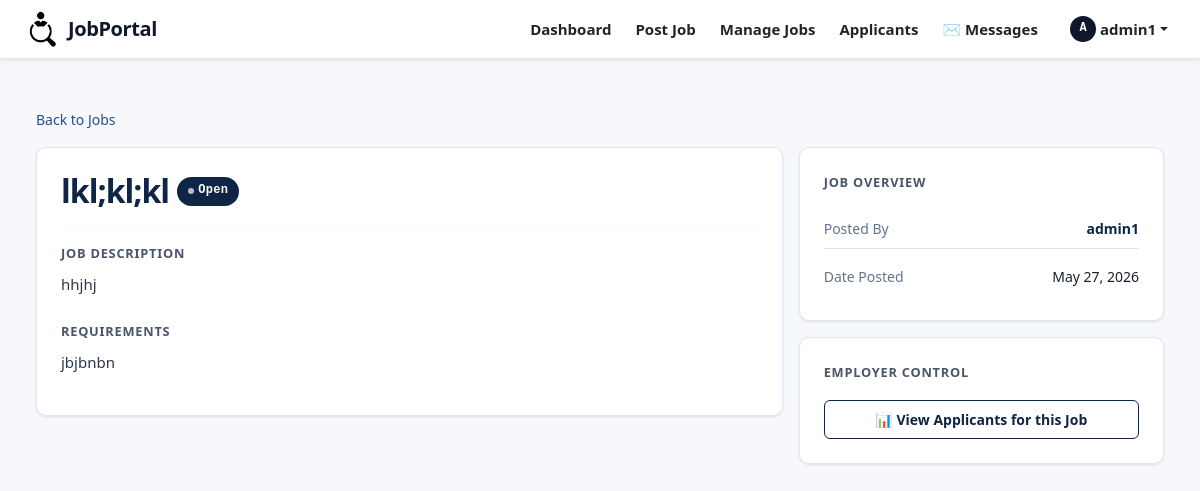
/job/2/ (signed in), run on the app's committed database.
### job_app/models.py (models this page shows, shortened)
class Job(models.Model):
    title = models.CharField(max_length=200, blank=False, null=False)
    description = models.TextField()
    requirements = models.TextField()
    posted_by = models.ForeignKey(User, on_delete=models.CASCADE)
    posted_date = models.DateTimeField(auto_now_add=True)

### job_app/views.py (the view)
# urls.py: path('job/<int:job_id>/', views.job_detail, name='job_detail'),
@login_required(login_url='login_user')
def job_detail(request, job_id):
    job = get_object_or_404(Job, id=job_id)
    has_applied = False
    if request.user.is_authenticated and not request.user.is_staff:
        has_applied = Application.objects.filter(job=job, applicant=request.user).exists()
    context = {
        'job': job,
        'has_applied': has_applied
    }
    return render(request, 'job_detail.html', context)

### templates/job_detail.html (shortened to what this page needs)
{% extends 'base.html' %}
{% load static %}
{% block content %}
<div class="container-fluid py-3">
    <a href="{% url 'job_list' %}" class="jp-link d-inline-flex align-items-center gap-1 mb-3" style="font-size:.875rem;">
         Back to Jobs
    </a>
    <div class="row g-3">
        <div class="col-lg-8">
            <div class="jp-card">
                <div class="card-body p-4">
                    <div class="d-flex align-items-center gap-2 mb-3">
                        <h2 style="font-weight:700; color:var(--jp-navy); letter-spacing:-.03em; margin:0;">
                            {{ job.title }}
                        </h2>
                        <span class="jp-badge jp-badge-new">Open</span>
                    </div>
                    <hr class="jp-divider my-3">
                    <div class="mb-4">
                        <p class="jp-label">Job Description</p>
                        <p style="color:var(--jp-slate); line-height:1.75; white-space: pre-line;">{{ job.description }}</p>
                    </div>
                    <div class="mb-2">
                        <p class="jp-label">Requirements</p>
                        <p style="color:var(--jp-slate); line-height:1.75; white-space: pre-line;">{{ job.requirements }}</p>
                    </div>
                </div>
            </div>
        </div>
        <div class="col-lg-4">
            <div class="jp-card mb-3">
                <div class="card-body">
                    <p class="jp-label mb-3">Job Overview</p>
                    <div style="font-size:.875rem;" class="d-flex flex-column gap-2">
                        <div class="d-flex justify-content-between py-2 border-bottom">
                            <span style="color:var(--jp-text-muted);">Posted By</span>
                            <span style="font-weight:600; color:var(--jp-navy);">
                                {{ job.posted_by.get_full_name|default:job.posted_by.username }}
                            </span>
                        </div>
                        <div class="d-flex justify-content-between py-2">
                            <span style="color:var(--jp-text-muted);">Date Posted</span>
                            <span style="font-weight:500;">{{ job.posted_date|date:"M d, Y" }}</span>
                        </div>
                    </div>
                </div>
            </div>
            {% if user.is_staff %}
            <div class="jp-card" style="border: 1.5px solid var(--jp-border);">
                <div class="card-body p-4">
                    <p class="jp-label mb-3">Employer Control</p>
                    <div class="d-flex flex-column gap-2">
                        <a href="{% url 'application_list' %}?job_id={{ job.id }}" class="jp-btn jp-btn-outline w-100 justify-content-center">
                            📊 View Applicants for this Job
                        </a>
                    </div>
                </div>
            </div>
            {% endif %}
        </div>
    </div>
</div>
{% endblock %}

### templates/base.html (shortened to what this page needs)
{% load static %}
<!DOCTYPE html>
<html lang="en">
<head>
    <link href="https://cdn.jsdelivr.net/npm/bootstrap@5.3.3/dist/css/bootstrap.min.css" rel="stylesheet">
    <link href="{% static 'css/portal.css' %}" rel="stylesheet">
</head>
<body>
<nav class="navbar navbar-expand-lg navbar-light bg-white shadow-sm" style="border-bottom: 1px solid #e2e8f0; padding: 0.5rem 0;">
    <div class="container-fluid px-4">
        <a class="navbar-brand d-inline-flex align-items-center w-auto p-0 m-0" href="{% url 'landing_view' %}" style="text-decoration: none !important;">
            <img src="{% static 'django_job/logo.png' %}" alt="JobPortal Logo" style="max-height: 36px; width: auto; margin: 0; padding: 0; display: block;">
            <span class="ms-2" style="font-size: 1.25rem; font-weight: 700; color: #0f172a !important; letter-spacing: -0.02em; display: inline-block; line-height: 1;">
                JobPortal
            </span>
        </a>
        <div class="collapse navbar-collapse" id="mainNav">
            <ul class="navbar-nav ms-auto align-items-lg-center gap-2">
                {% if user.is_authenticated %}
                    {% if user.is_staff %}
                        <li class="nav-item"><a class="nav-link text-dark fw-bold" href="{% url 'dashboard' %}">Dashboard</a></li>
                        <li class="nav-item"><a class="nav-link text-dark fw-bold" href="{% url 'post_job' %}">Post Job</a></li>
                        <li class="nav-item"><a class="nav-link text-dark fw-bold" href="{% url 'job_list' %}">Manage Jobs</a></li>
                        <li class="nav-item"><a class="nav-link text-dark fw-bold" href="{% url 'application_list' %}">Applicants</a></li>
                        <li class="nav-item">
                            <a class="nav-link text-dark fw-bold position-relative" href="{% url 'inbox' %}">
                                ✉️ Messages
                            </a>
                        </li>
                    {% endif %}
                    <li class="nav-item dropdown ms-lg-2">
                        <a class="nav-link dropdown-toggle text-dark fw-bold d-flex align-items-center" href="#" data-bs-toggle="dropdown">
                            <span class="avatar-circle me-1" style="width:26px; height:26px; background:#0f172a; color:#fff; border-radius:50%; display:inline-flex; align-items:center; justify-content:center; font-size:0.75rem;">{{ user.username|slice:":1"|upper }}</span>
                            {{ user.username }}
                        </a>
                    </li>
                {% endif %}
            </ul>
        </div>
    </div>
</nav>
<main class="jp-main">
    {% block content %}{% endblock %}
</main>
</body>
</html>

### static/css/portal.css (style rules this page uses)
:root { --jp-navy: #0f2545; --jp-navy-mid: #1a3a6b; --jp-navy-light: #264d8c; --jp-slate: #2d3748; --jp-slate-mid: #4a5568; --jp-slate-light: #718096; --jp-amber: #f59e0b; --jp-amber-light: #fcd34d; --jp-amber-pale: #fef3c7; --jp-green: #10b981; --jp-green-pale: #d1fae5; --jp-red: #ef4444; --jp-red-pale: #fee2e2; --jp-blue: #3b82f6; --jp-blue-pale: #dbeafe; --jp-bg: #f7f8fc; --jp-bg-white: #ffffff; --jp-border: #e2e8f0; --jp-text: #1a202c; --jp-text-muted: #64748b; --jp-shadow-sm: 0 1px 3px rgba(15,37,69,.08), 0 1px 2px rgba(15,37,69,.04); --jp-shadow: 0 4px 12px rgba(15,37,69,.10), 0 2px 4px rgba(15,37,69,.06); --jp-shadow-lg: 0 10px 30px rgba(15,37,69,.14); --jp-radius: 10px; --jp-radius-sm: 6px; --jp-radius-lg: 16px; --jp-font: 'DM Sans', system-ui, sans-serif; --jp-mono: 'DM Mono', monospace; --jp-transition: all .18s ease; }
*, *::before, *::after { box-sizing: border-box; }
html { scroll-behavior: smooth; }
body { font-family: var(--jp-font); font-size: 0.9375rem; line-height: 1.65; color: var(--jp-text); background: var(--jp-bg); -webkit-font-smoothing: antialiased; min-height: 100vh; display: flex; flex-direction: column; }
.avatar-circle { display: inline-flex; align-items: center; justify-content: center; width: 28px; height: 28px; border-radius: 50%; background: var(--jp-amber); color: var(--jp-navy); font-size: .7rem; font-weight: 700; font-family: var(--jp-mono); letter-spacing: -.02em; }
.jp-main { flex: 1; padding: 2rem 1.5rem; }
.jp-card { background: var(--jp-bg-white); border: 1px solid var(--jp-border); border-radius: var(--jp-radius); box-shadow: var(--jp-shadow-sm); transition: var(--jp-transition); }
.jp-card .card-body { padding: 1.5rem; }
.jp-badge { display: inline-flex; align-items: center; gap: .3rem; padding: .3rem .65rem; border-radius: 999px; font-size: .75rem; font-weight: 600; letter-spacing: .02em; font-family: var(--jp-mono); }
.jp-badge::before { content: ''; width: 6px; height: 6px; border-radius: 50%; background: currentColor; opacity: .7; }
.jp-badge-new { background: var(--jp-navy); color: #fff; }
.jp-btn { font-family: var(--jp-font); font-weight: 600; font-size: .875rem; border-radius: var(--jp-radius-sm); padding: .5rem 1.15rem; border: none; cursor: pointer; transition: var(--jp-transition); display: inline-flex; align-items: center; gap: .4rem; text-decoration: none; line-height: 1.5; }
.jp-btn-outline { background: transparent; color: var(--jp-navy); border: 1.5px solid var(--jp-navy); }
.jp-label { font-size: .8rem; font-weight: 600; text-transform: uppercase; letter-spacing: .06em; color: var(--jp-slate-mid); margin-bottom: .4rem; display: block; }
.jp-divider { border: none; border-top: 1px solid var(--jp-border); margin: 1.5rem 0; }
.jp-link { color: var(--jp-navy-light); font-weight: 500; text-decoration: none; }

### data on the page
Job: title "lkl;kl;kl", description "hhjhj", requirements "jbjbnbn", posted_by.get_full_name "admin1", posted_date "May 27, 2026"

### other printed values
{{ user.username|slice:":1"|upper }} "A"
{{ user.username }} "admin1"
